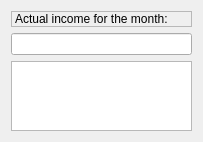
                 <widget class="QWidget" name="tboxPagePayMonth">
                  <property name="geometry">
                   <rect>
                    <x>0</x>
                    <y>0</y>
                    <width>203</width>
                    <height>138</height>
                   </rect>
                  </property>
                  <attribute name="label">
                   <string>Payment</string>
                  </attribute>
                  <layout class="QVBoxLayout" name="verticalLayout_18">
                   <item>
                    <widget class="QLabel" name="lblCalPricePayMonth">
                     <property name="frameShape">
                      <enum>QFrame::StyledPanel</enum>
                     </property>
                     <property name="frameShadow">
                      <enum>QFrame::Raised</enum>
                     </property>
                     <property name="text">
                      <string>Actual income for the month:</string>
                     </property>
                    </widget>
                   </item>
                   <item>
                    <widget class="vmLineEdit" name="txtCalPricePayMonth">
                     <property name="font">
                      <font>
                       <weight>75</weight>
                       <bold>true</bold>
                      </font>
                     </property>
                     <property name="readOnly">
                      <bool>true</bool>
                     </property>
                    </widget>
                   </item>
                   <item>
                    <widget class="vmListWidget" name="lstCalPaysMonth"/>
                   </item>
                  </layout>
                 </widget>
